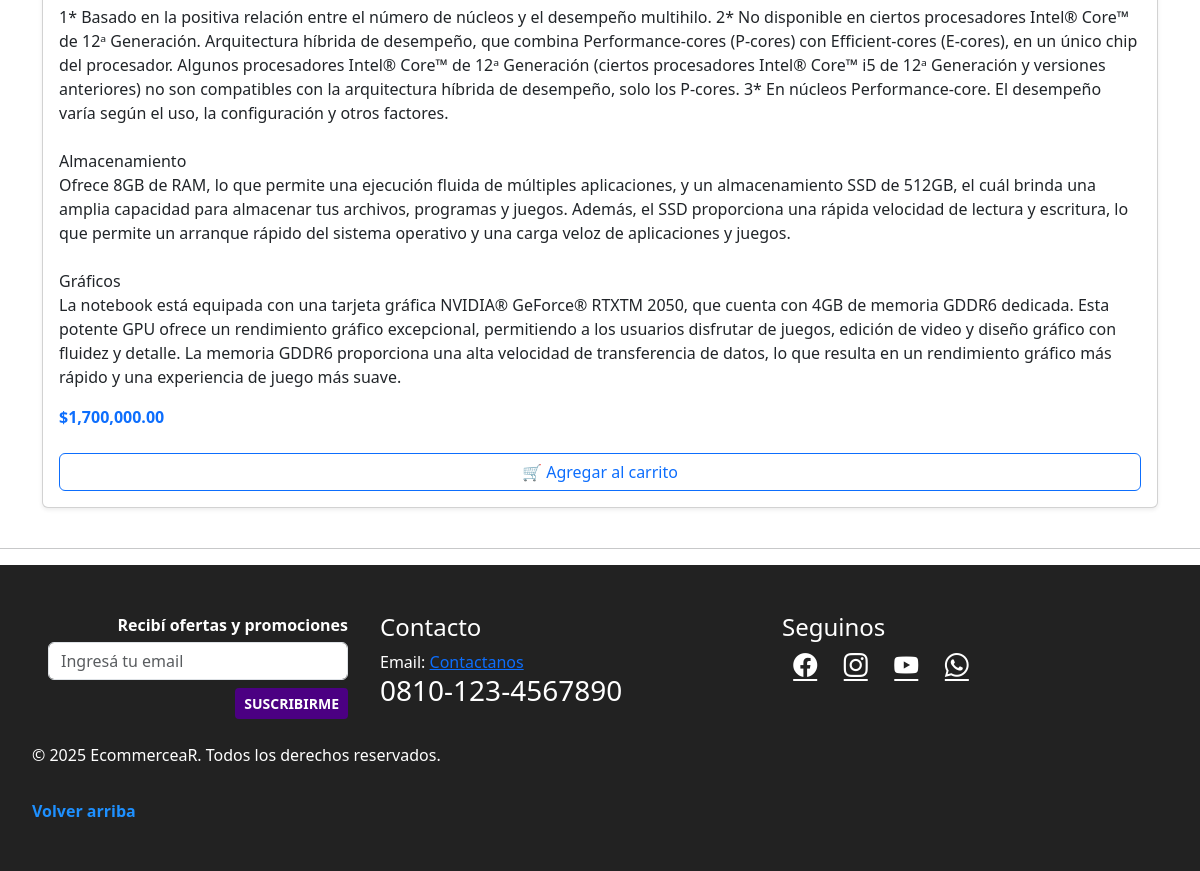
The app's page /productos.php?id=8 (lower part), older data.
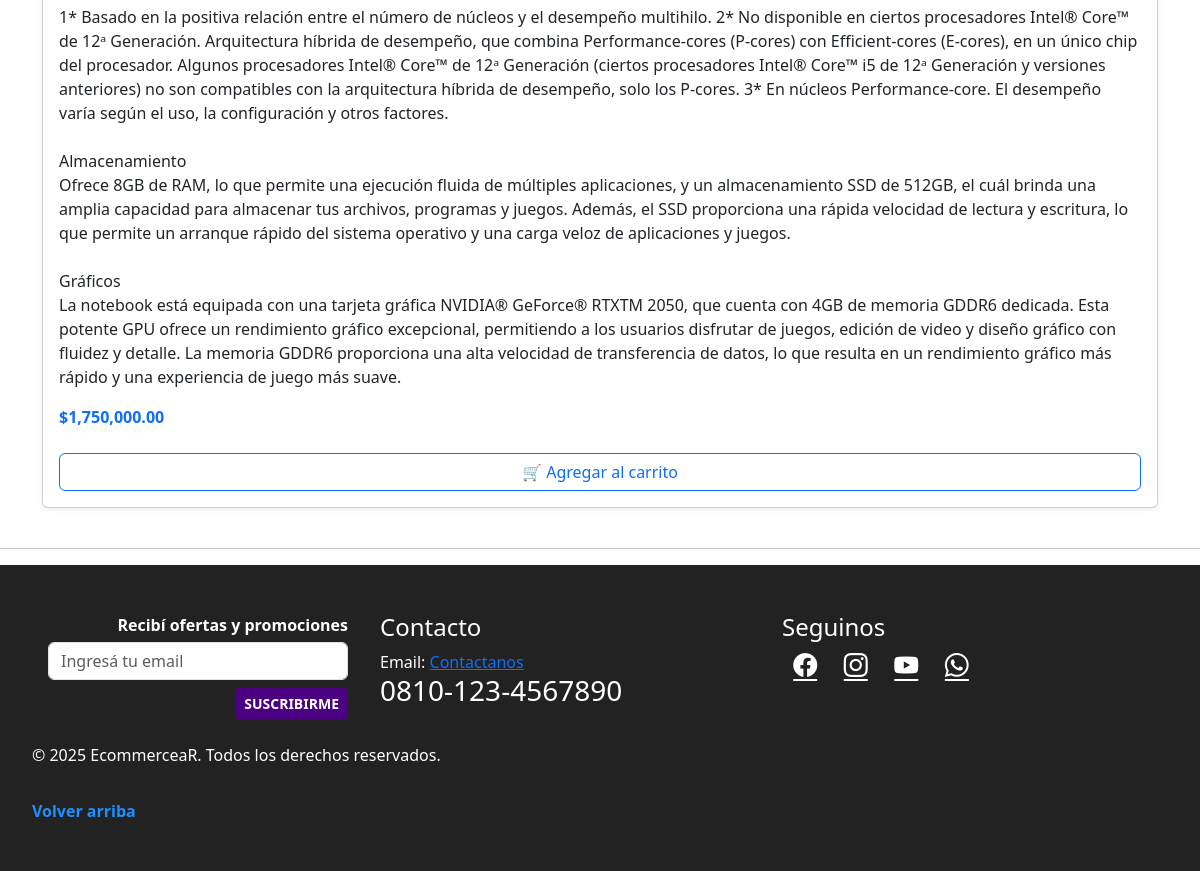
The same page, newer data.
### tables this page shows
CREATE TABLE productos (
    id INTEGER PRIMARY KEY,
    nombre TEXT,
    descripcion TEXT,
    precio REAL,
    imagen1 TEXT,
    imagen2 TEXT,
    imagen3 TEXT,
    imagen4 TEXT
, cantidad INTEGER DEFAULT 1, categoria_id INTEGER, subcategoria_id INTEGER, item_id INTEGER);

### productos.php (the view, shortened to what this page needs)
<?php
require 'footer.php';
?>
<?php exit;
if (isset($_GET['id'])) {
    $id = (int) $_GET['id'];
    try {
        $db = new SQLite3('TiendaDB.sqlite');
        $db->enableExceptions(true);
        $stmtProd = $db->prepare("SELECT * FROM productos WHERE id = :id");
        $stmtProd->bindValue(':id', $id, SQLITE3_INTEGER);
        $result = $stmtProd->execute();
    } catch (Exception $e) {
        echo "Error: " . $e->getMessage();
    }
}
?>
<!DOCTYPE html>
<html lang="es">
<head>
    <link rel="stylesheet" href="./css/estilo_v3.css">
    <link rel="stylesheet" href="./css/bootstrap.min.css">
    <link rel="stylesheet" href="https://cdnjs.cloudflare.com/ajax/libs/font-awesome/6.5.0/css/all.min.css">
    <link href="css2?family=Afacad+Flux:wght@100..1000&display=swap" rel="stylesheet">
    <link rel="stylesheet" href="./css/aos.css">
    <link rel='stylesheet' href="./css/uicons-brands.css">
</head>
<body>
    <main class="main-main">
        <div class="container mt-5">
            <div class="row">
                <?php while ($prod = $result->fetchArray(SQLITE3_ASSOC)) : ?>
                    <div class="col-12 mb-4">
                        <div class="card h-100 shadow-sm">
                            <div class="card-body">
                                <p class="card-text"><?= nl2br(htmlspecialchars($prod['descripcion'])) ?></p>
                                <p class="text-primary fw-bold">$<?= number_format($prod['precio'], 2) ?></p>
                                <form method="POST" action="carrito.php">
                                    <button type="submit" class="btn btn-outline-primary w-100 mt-2 add-to-cart-btn">🛒 Agregar al carrito</button>
                                </form>
                            </div>
                        </div>
                    </div>
                <?php endwhile; ?>
            </div>
        </div>
    </main>
    <hr>
</body>
</html>

Row changes from the older to the newer data that the page shows:
changed productos: precio "1,700,000.00" → "1,750,000.00"
